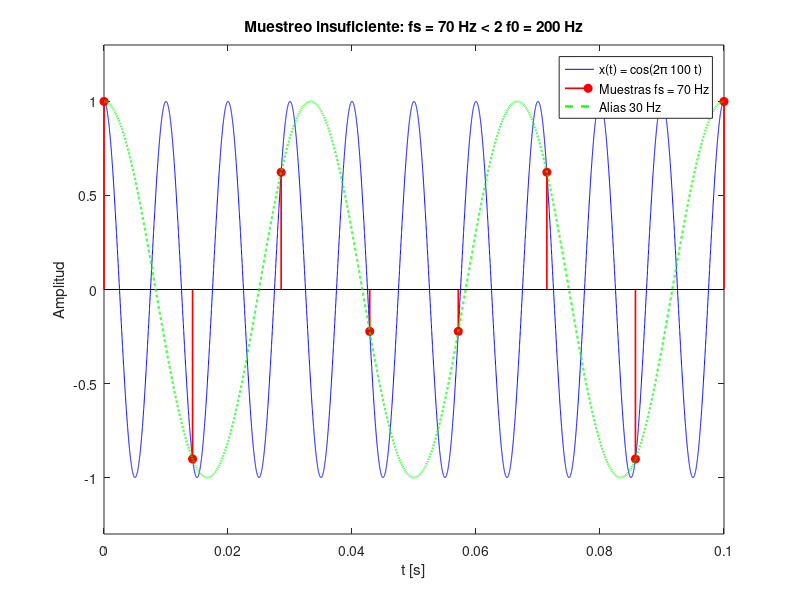
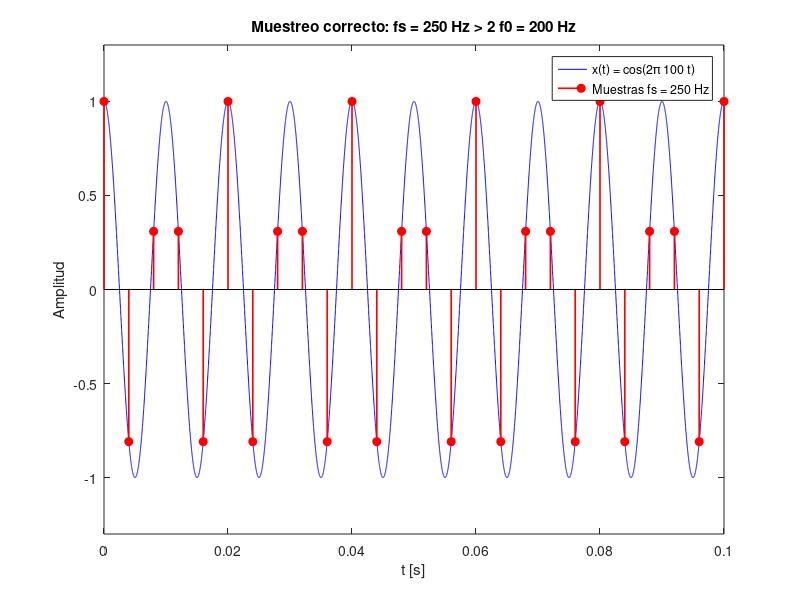

Write the MATLAB code that produced these figures, in order.
% 06_aliasing.m
% Tema 1 - Aliasing: muestreo por debajo de Nyquist (fs < 2 f0).
% Ejecutar:  octave-cli 06_aliasing.m
%

clear; close all; clc;

f0 = 100;                   % frecuencia de la senal [Hz]
t = 0:1e-5:0.1;

% --- Caso 1: muestreo insuficiente (fs < 2 f0) ---------------------------
fs = 70;                    % 70 < 200 Hz -> hay aliasing
Ts = 1/fs;
n = 0:round(0.1/Ts);
tn = n * Ts;

xt = cos(2*pi*f0*t);
xn = cos(2*pi*f0*tn);

% Frecuencia del alias: fa = |f0 - k*fs| (primer alias, k = 1)
fa = abs(f0 - fs);

figure('Name', 'Aliasing');
plot(t, xt, 'b'); hold on;
stem(tn, xn, 'r', 'filled', 'LineWidth', 1.2);
plot(t, cos(2*pi*fa*t), 'g--', 'LineWidth', 1.5);
title(sprintf('Muestreo insuficiente: fs = %g Hz < 2 f0 = %g Hz', fs, 2*f0));
xlabel('t [s]'); ylabel('Amplitud');
legend('x(t) = cos(2\pi 100 t)', ['Muestras fs = ' num2str(fs) ' Hz'], ...
       ['Alias ' num2str(fa) ' Hz'], 'Location', 'northeast');
ylim([-1.3 1.3]);

fprintf('fs = %g Hz < 2*f0 = %g Hz: aparece un alias en %g Hz.\n', fs, 2*f0, fa);

% --- Caso 2: muestreo correcto (fs > 2 f0) --------------------------------
fs2 = 250;                  % 250 > 200 Hz -> sin aliasing
Ts2 = 1/fs2;
n2 = 0:round(0.1/Ts2);
tn2 = n2 * Ts2;
xn2 = cos(2*pi*f0*tn2);

figure('Name', 'Muestreo correcto');
plot(t, xt, 'b'); hold on;
stem(tn2, xn2, 'r', 'filled', 'LineWidth', 1.2);
title(sprintf('Muestreo correcto: fs = %g Hz > 2 f0 = %g Hz', fs2, 2*f0));
xlabel('t [s]'); ylabel('Amplitud');
legend('x(t) = cos(2\pi 100 t)', ['Muestras fs = ' num2str(fs2) ' Hz']);
ylim([-1.3 1.3]);

%% Ejercicio 1
% Verifique la regla del alias: para f0 = 100 Hz pruebe fs = 80, 90, 150, 180
% y calcule fa = abs(f0 - fs) en cada caso. Compruebe graficamente que las
% muestras "caminan" sobre la coseno de frecuencia fa.

%% Ejercicio 2 (propuesto)
% Un audio con fmax = 20 kHz muestreado a fs = 44.1 kHz: verifique que
% fs > 2*fmax. Repita el ejercicio con fs = 32 kHz y explique por que el
% resultado cambia.
